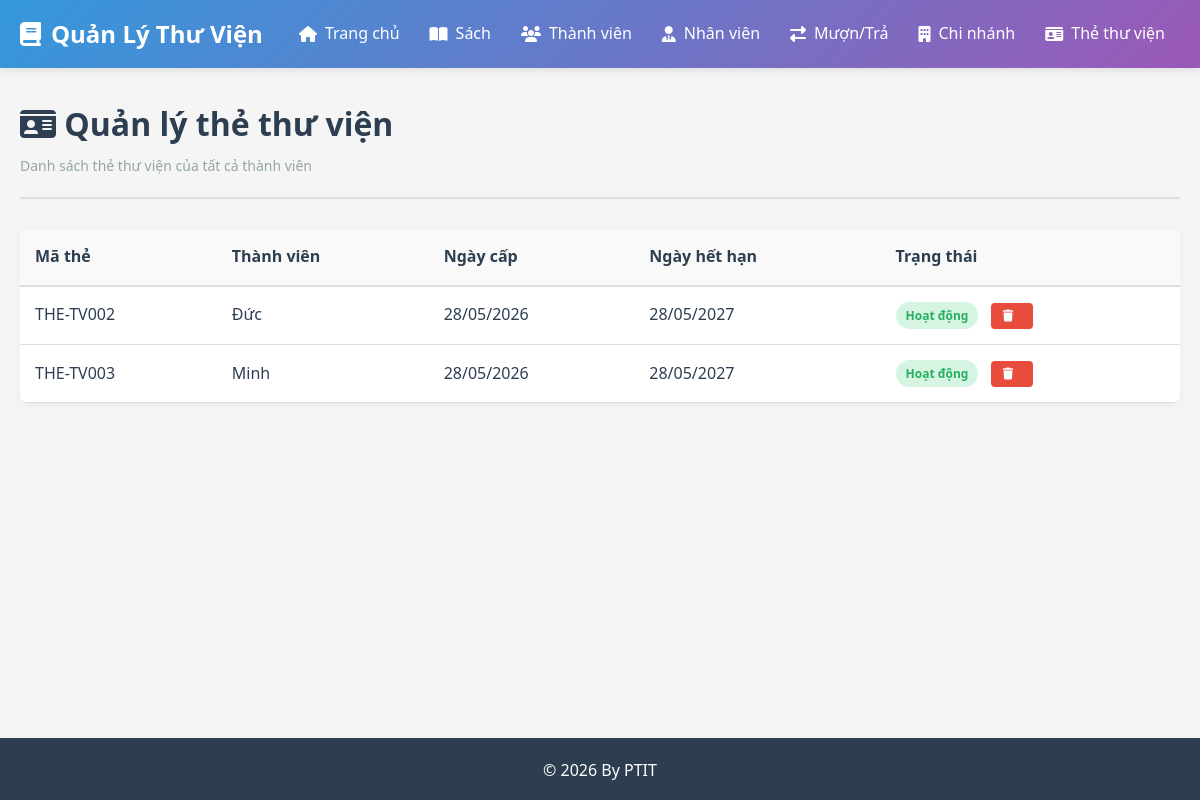
Page /the-thu-vien on the earlier database version.
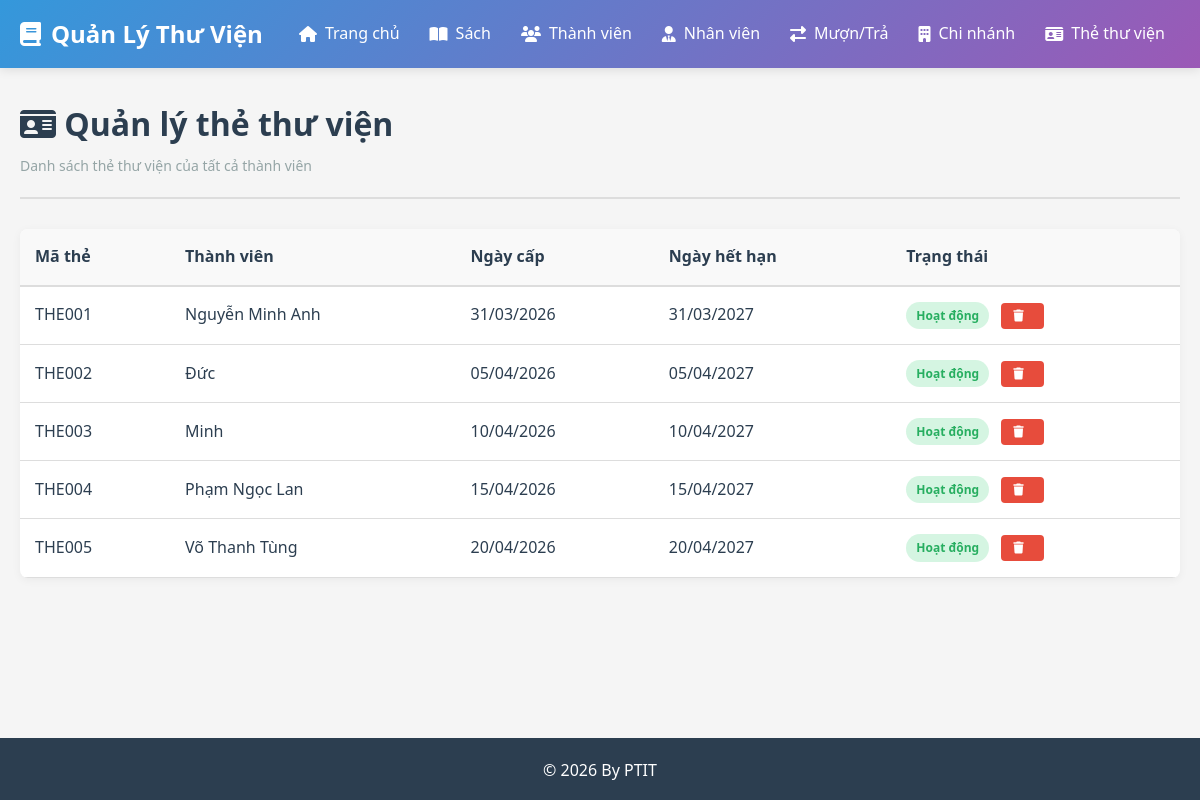
Same page on the later database version.
### app/models/__init__.py (models this page shows, shortened)
class TheThuVien(db.Model):
    __tablename__ = 'the_thu_vien'
    ma_the = db.Column(db.String(10), primary_key=True)
    ma_thanh_vien = db.Column(db.String(10), db.ForeignKey('thanh_vien.ma_thanh_vien'), nullable=False)
    ngay_cap = db.Column(db.Date, default=datetime.now)
    ngay_het_han = db.Column(db.Date, nullable=False)
    trang_thai = db.Column(db.String(50), default='Hoạt động')  # Hoạt động, Hết hạn, Khóa

class ThanhVien(db.Model):
    __tablename__ = 'thanh_vien'
    ma_thanh_vien = db.Column(db.String(10), primary_key=True)
    ho_ten = db.Column(db.String(150), nullable=False)
    sdt = db.Column(db.String(15))
    email = db.Column(db.String(100))
    ngay_dang_ky = db.Column(db.Date, default=datetime.now)
    ghi_chu = db.Column(db.Text)
    is_blacklisted = db.Column(db.Boolean, default=False)
    blacklist_note = db.Column(db.String(255))
    the_thu_vien = db.relationship('TheThuVien', backref='thanh_vien', lazy=True, cascade='all, delete-orphan', uselist=False)
    don_muon = db.relationship('DonMuon', backref='thanh_vien', lazy=True, cascade='all, delete-orphan')

### app/routes/__init__.py (the view)
@bp.route('/the-thu-vien')
def danh_sach_the_thu_vien():
    page = request.args.get('page', 1, type=int)
    the_thu_vien = db.paginate(db.select(TheThuVien), page=page, per_page=10)
    return render_template('the_thu_vien/danh_sach.html', the_thu_vien=the_thu_vien)

### app/templates/the_thu_vien/danh_sach.html (shortened to what this page needs)
{% extends "base.html" %}
{% block content %}
<div class="page-header">
    <h1><i class="fas fa-id-card"></i> Quản lý thẻ thư viện</h1>
    <p>Danh sách thẻ thư viện của tất cả thành viên</p>
</div>
<div class="table-responsive">
    <table class="table">
        <thead>
            <tr>
                <th>Mã thẻ</th>
                <th>Thành viên</th>
                <th>Ngày cấp</th>
                <th>Ngày hết hạn</th>
                <th>Trạng thái</th>
            </tr>
        </thead>
        <tbody>
            {% for the in the_thu_vien.items %}
            <tr>
                <td>{{ the.ma_the }}</td>
                <td>{{ the.thanh_vien.ho_ten if the.thanh_vien else 'N/A' }}</td>
                <td>{{ the.ngay_cap.strftime('%d/%m/%Y') }}</td>
                <td>{{ the.ngay_het_han.strftime('%d/%m/%Y') }}</td>
                <td>
                    {% if the.trang_thai == 'Hoạt động' %}
                        <span class="badge badge-success">Hoạt động</span>
                    {% elif the.trang_thai == 'Hết hạn' %}
                        <span class="badge badge-warning">Hết hạn</span>
                    {% else %}
                        <span class="badge badge-danger">Khóa</span>
                    {% endif %}
                    <form method="POST" action="{{ url_for('main.xoa_the_thu_vien', ma_the=the.ma_the) }}" style="display:inline-block; margin-left:8px;" onsubmit="return confirm('Bạn có chắc muốn xóa thẻ này?');">
                        <button class="btn btn-sm btn-danger" type="submit"><i class="fas fa-trash"></i></button>
                    </form>
                </td>
            </tr>
            {% else %}
            <tr>
                <td colspan="5" class="text-center">Không có thẻ thư viện nào</td>
            </tr>
            {% endfor %}
        </tbody>
    </table>
</div>
{% endblock %}

Differences in the rows shown:
removed TheThuVien: ma_the "THE-TV002", thanh_vien "Đức", ngay_cap "28/05/2026", ngay_het_han "28/05/2027", trang_thai "Hoạt động"
removed TheThuVien: ma_the "THE-TV003", thanh_vien "Minh", ngay_cap "28/05/2026", ngay_het_han "28/05/2027", trang_thai "Hoạt động"
added TheThuVien: ma_the "THE001", thanh_vien "Nguyễn Minh Anh", ngay_cap "31/03/2026", ngay_het_han "31/03/2027", trang_thai "Hoạt động"
added TheThuVien: ma_the "THE002", thanh_vien "Đức", ngay_cap "05/04/2026", ngay_het_han "05/04/2027", trang_thai "Hoạt động"
added TheThuVien: ma_the "THE003", thanh_vien "Minh", ngay_cap "10/04/2026", ngay_het_han "10/04/2027", trang_thai "Hoạt động"
added TheThuVien: ma_the "THE004", thanh_vien "Phạm Ngọc Lan", ngay_cap "15/04/2026", ngay_het_han "15/04/2027", trang_thai "Hoạt động"
added TheThuVien: ma_the "THE005", thanh_vien "Võ Thanh Tùng", ngay_cap "20/04/2026", ngay_het_han "20/04/2027", trang_thai "Hoạt động"
